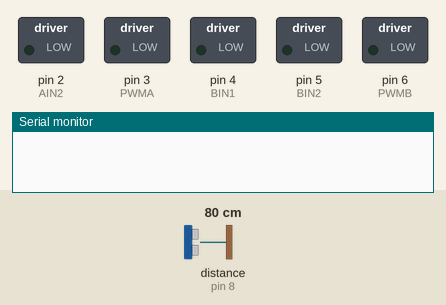
Simulated run of this sketch. Board: Arduino Uno, built with avr-gcc and run on an emulated ATmega328P. Parts: switched loads named in the sketch (green lamp = pin HIGH), the last lines printed to the serial monitor. The inputs (shaded band) are chosen by the test bench; at power-on: distance to the obstacle (sensor on pin 8) 80 cm. The echo pulse lasts 58.3 µs per cm; random numbers use the default seed unless the sketch sets one; pins used as bus, display or sensor lines are not drawn.

Above: at 2.7 s.
2.8 s: distance to the obstacle (sensor on pin 8) set to 8 cm
4.3 s: distance to the obstacle (sensor on pin 8) set to 11 cm
At 4.8 s:
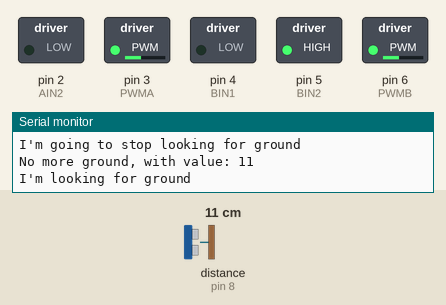
5.8 s: distance to the obstacle (sensor on pin 8) set to 4 cm
At 7.9 s:
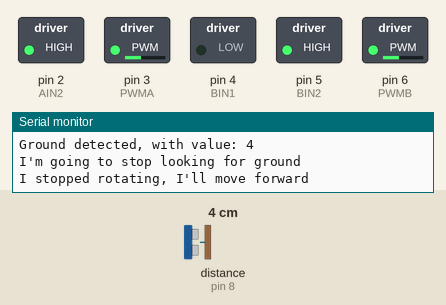
8.3 s: distance to the obstacle (sensor on pin 8) set to 18 cm
At 8.9 s:
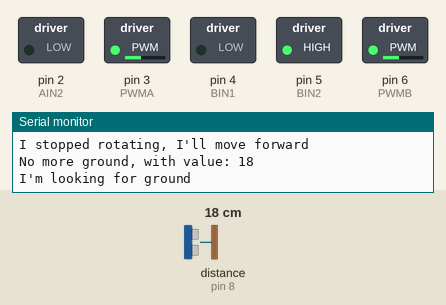
9.8 s: distance to the obstacle (sensor on pin 8) set to 9 cm
At 11.4 s:
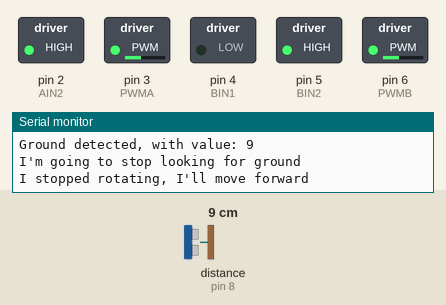
Timing chart, 0 to 12.9 s (numbered marks = the images above; inputs shaded):
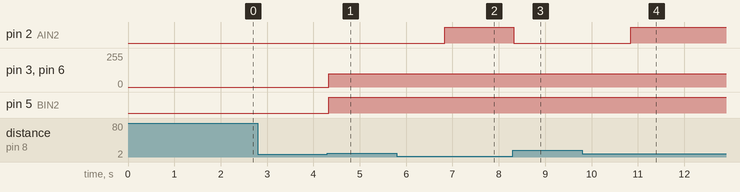

The sketch:

MovementTest_2.ino
```cpp
// BEERBOT 0.1 //

// INCLUSIONS //

#include <NewPing.h>

// DEFINITIONS //

#define TRIGGER_PIN_BORDER 7       // Arduino pin 2 tied to trigger pin on the border ultrasonic sensor
#define ECHO_PIN_BORDER 8          // Arduino pin 3 tied to echo pin on the border ultrasonic sensor

#define MAX_DISTANCE_BORDER 200    // Maximum distance we want to ping for (in centimeters)

//motor A connected between A01 and A02
//motor B connected between B01 and B02

int STBY = 0; //standby

//Motor A
int PWMA = 3; //Speed control
int AIN1 = 1; //Direction
int AIN2 = 2; //Direction

//Motor B
int PWMB = 6; //Speed control
int BIN1 = 4; //Direction
int BIN2 = 5; //Direction

// VARIABLES //

// Others
bool groundDetected;               // Tells if there is ground in front of the robot
bool canMove;                      // Tells if the robot can move
bool lookForGround;                // Tells if the robot has to look for ground
bool moveForward;                  // Tells if the robot has to move forwasrd
bool rotateLeft;                   // Tells if the robot has to rotate left or right
int cmSonarBorder;                 // Distance acquired by the border sonar
int groundLimit = 10;              // Maximum distance for which the sonar output is considered ground
int isGroundCounter = 0;           // Counter needed to have an effective detection of ground

// Servo mototors

// Sensors
NewPing sonarBorder(TRIGGER_PIN_BORDER, ECHO_PIN_BORDER, MAX_DISTANCE_BORDER);

// Positions

// Velocities

// Millis
long startSonarBorderAcquisition;
long startStopLookForGround;

// PROGRAM //

void setup() {
  // Initialize the serial port:
  Serial.begin(9600);
  pinMode(STBY, OUTPUT);

  pinMode(PWMA, OUTPUT);
  pinMode(AIN1, OUTPUT);
  pinMode(AIN2, OUTPUT);

  pinMode(PWMB, OUTPUT);
  pinMode(BIN1, OUTPUT);
  pinMode(BIN2, OUTPUT);
  // Set the millis
  startSonarBorderAcquisition = millis();

  groundDetected = false;
  canMove = true;
  lookForGround = false;
}

void loop() {
  // Acquire data from sonar
  acquireSonarBorderData();

  // Move
  if (canMove)
    moveRobot();

  // Print infos
  // Serial.print("Grounded: ");
  // Serial.print(groundDetected);
  // Serial.print(", with counter: ");
  // Serial.print(isGroundCounter);
  // Serial.print(" and value: ");
  // Serial.println(cmSonarBorder);
}

// FUNCTIONS //

// Menage the detection of the border
void acquireSonarBorderData() {
  if (millis() - startSonarBorderAcquisition > 10) {
    cmSonarBorder = sonarBorder.ping_cm();

    if (cmSonarBorder < groundLimit && cmSonarBorder != 0) {
      isGroundCounter ++;
    } else {
      isGroundCounter --;
    }

    if (isGroundCounter >= 3) {
      isGroundCounter = 3;
      if (!groundDetected) {
        Serial.print("Ground detected, with value: ");
        Serial.println(cmSonarBorder);
        groundDetected = true;
        setLookForGround(false);
      }
    } else if (isGroundCounter <= 0) {
      isGroundCounter = 0;
      if (groundDetected) {
        Serial.print("No more ground, with value: ");
        Serial.println(cmSonarBorder);
        groundDetected = false;
        if (!lookForGround)
          setLookForGround(true);
      }
    }

    startSonarBorderAcquisition = millis();
  }
}

// Menage the movement of the robot
void moveRobot() {
  // Look for ground if the robot has to
  if (lookForGround) {
    if (rotateLeft) {
      // Rotate left
      move(1, 100, 1); //motor 1, full speed, left
      move(0, 100, 0); //motor 2, full speed, left
    } else {
      // Rotate rigth
      move(1, 100, 0); //motor 1, half speed, right
      move(0, 100, 1); //motor 2, half speed, right
    }
    // If I've detected something I need to stop, I wait one second
    if (startStopLookForGround != 0 && millis() - startStopLookForGround > 1000) {
      lookForGround = false;
      // Stop motors
      Serial.println("I stopped rotating, I'll move forward");
      moveForward = true;
    }
  }
  // Move forward if the robot has to
  if (moveForward) {
    // Move forward
    move(1, 100, 0); //motor 1, half speed, right
    move(0, 100, 0); //motor 2, half speed, right
  }
}

// Menage the robot looking for ground
void setLookForGround(bool b) {
  if (b) {
    Serial.println("I'm looking for ground");
    startStopLookForGround = 0;
    lookForGround = b;
    moveForward = false;
    // Get the sense of rotation;
    rotateLeft = random(2);
  } else {
    Serial.println("I'm going to stop looking for ground");
    startStopLookForGround = millis();
  }
}

void move(int motor, int speed, int direction) {
  //Move specific motor at speed and direction
  //motor: 0 for B 1 for A
  //speed: 0 is off, and 255 is full speed
  //direction: 0 clockwise, 1 counter-clockwise

  digitalWrite(STBY, HIGH); //disable standby

  boolean inPin1 = LOW;
  boolean inPin2 = HIGH;

  if (direction == 1) {
    inPin1 = HIGH;
    inPin2 = LOW;
  }

  if (motor == 1) {
    digitalWrite(AIN1, inPin1);
    digitalWrite(AIN2, inPin2);
    analogWrite(PWMA, speed);
  } else {
    digitalWrite(BIN1, inPin1);
    digitalWrite(BIN2, inPin2);
    analogWrite(PWMB, speed);
  }
}
```

Measured:
- after the input at 4.3 s, pin 3 (PWMA), pin 6 (PWMB): 0/255 → 100/255 at once; pin 5 (BIN2): LOW → HIGH at once
- after the input at 5.8 s, pin 2 (AIN2): LOW → HIGH after 1.0 s
- after the input at 8.3 s, pin 2 (AIN2): HIGH → LOW at once
- after the input at 9.8 s, pin 2 (AIN2): LOW → HIGH after 1.0 s
